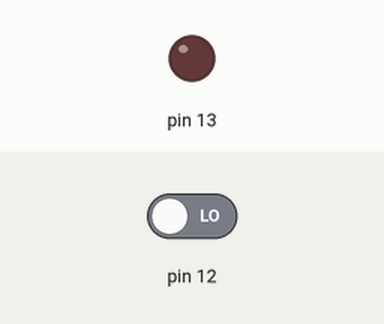
Bench run of a sketch on a simulated Arduino Uno, built with avr-gcc and run on an emulated ATmega328P. On the bench: output pins drawn as LEDs (lit = HIGH). Inputs (shaded band) come from the test bench; at power-on: pin 12 LOW.

Above: at 1.2 s.
1.3 s: pin 12 driven HIGH
4.3 s: pin 12 driven LOW
At 5.7 s:
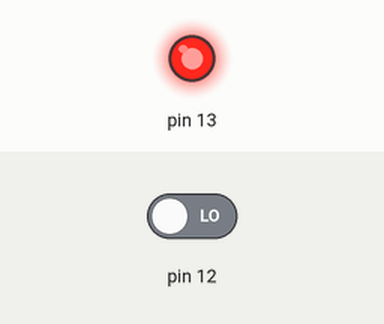
Timing chart, 0 to 7.3 s (numbered marks = the images above; inputs shaded):
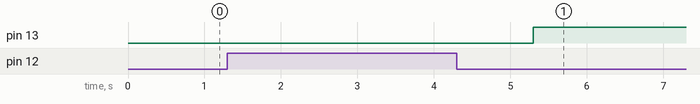

Measured:
- after the input at 4.3 s, pin 13: LOW → HIGH after 1.0 s

The sketch:

sketch.ino
```cpp
int estado = 0;
int contador = 0;

void setup() {
  pinMode(13, OUTPUT);
  pinMode(12, INPUT);
}

void loop() {
  estado = digitalRead(12);

  if (estado == HIGH) {
    digitalWrite(13, HIGH);
    contador++;

    if (contador == 5) {
      digitalWrite(13, LOW);
      delay(2000);
      digitalWrite(13, HIGH);
      contador = 0;
    }
  }
}
```
